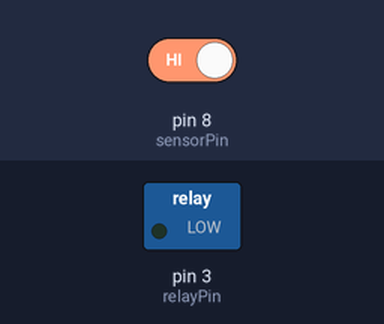
A sketch run on a simulated Arduino Uno, built with avr-gcc and run on an emulated ATmega328P. On the bench: switched loads named in the sketch (green lamp = pin HIGH). The inputs (shaded band) are chosen by the test bench; at power-on: pin 8 (sensorPin) HIGH. Pins used as bus, display or sensor lines are not drawn; what the sketch prints to the serial monitor is not drawn.

Above: at 0.1 s.
At 1.1 s:
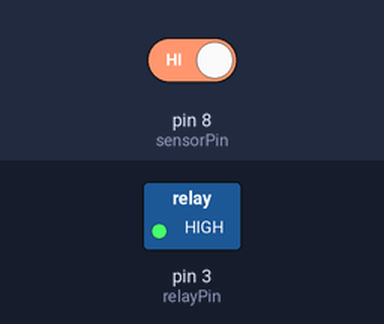
Timing chart, 0 to 2.6 s (numbered marks = the images above):
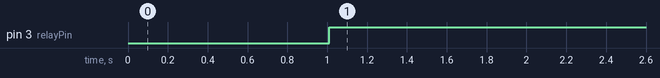

Measured:
- by itself, pin 3 (relayPin): LOW → HIGH at 1.0 s

The sketch:

P9_Irrigation_System_.ino
```cpp
// Sensor pins
#define sensorPower 7
#define sensorPin 8
#define relayPin 3
void setup() {
    pinMode(sensorPower, OUTPUT);
    pinMode(relayPin, OUTPUT);

    // Initially keep the sensor OFF
    digitalWrite(sensorPower, LOW);
    digitalWrite(relayPin, LOW);

    Serial.begin(9600);
}

void loop() {
    //get the reading from the function below and print it
    int val = readSensor();
    Serial.print("Digital Output: ");
    Serial.println(val);

    // Determine status of our soil moisture situation
    if (val == 0) {
        Serial.println("Status: Soil is too dry - time to water!");
    } else {
        Serial.println("Status: Soil moisture is perfect");
    }

    delay(1000);    // Take a reading every second for testing
                    // Normally you shoul take reading perhaps every 12 hours
    Serial.println();

    while(val == 1){
    digitalWrite(relayPin, HIGH);
    digitalWrite(sensorPower, HIGH);  // Turn the sensor ON
    int val = digitalRead(sensorPin);
    }
    digitalWrite(relayPin, LOW);
    digitalWrite(sensorPower, LOW);   // Turn the sensor OFF


}

//  This function returns the analog soil moisture measurement
int readSensor() {
    digitalWrite(sensorPower, HIGH);  // Turn the sensor ON
    delay(10);              // Allow power to settle
    int val = digitalRead(sensorPin); // Read the analog value form sensor
    digitalWrite(sensorPower, LOW);   // Turn the sensor OFF
    return val;             // Return analog moisture value
}
```
